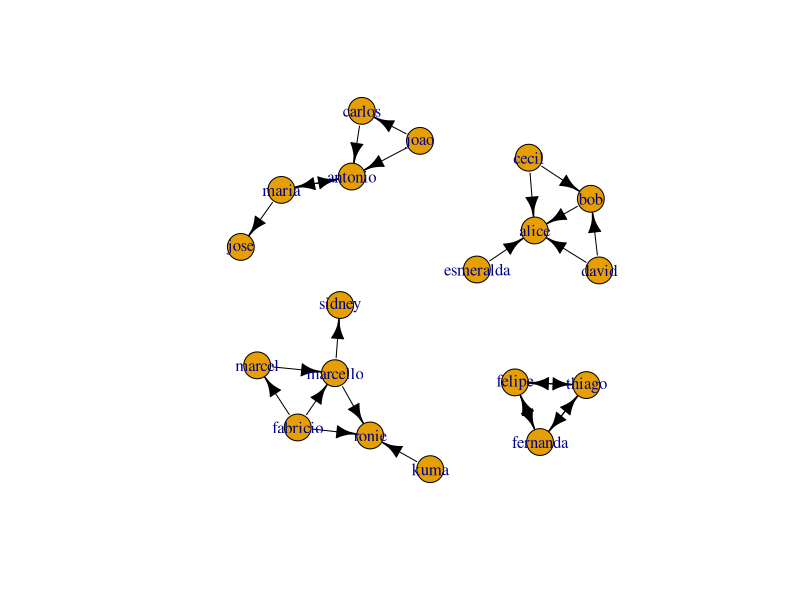
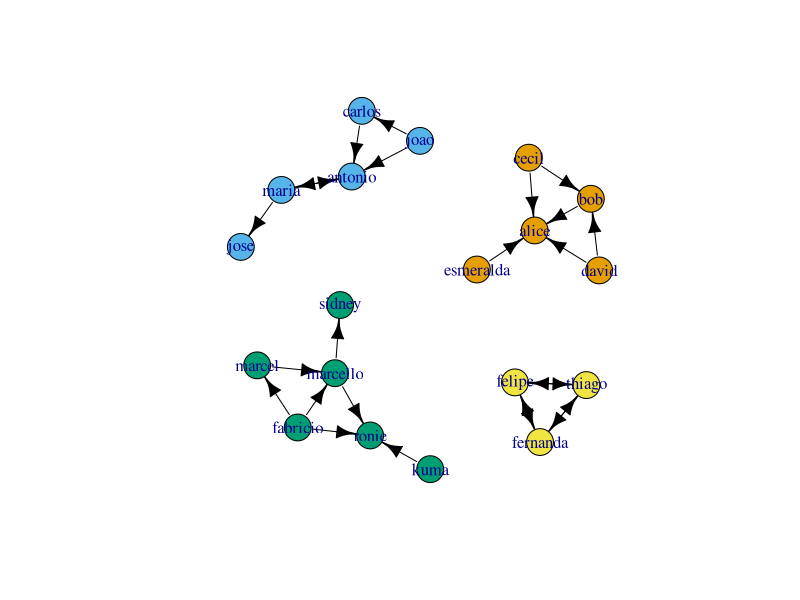
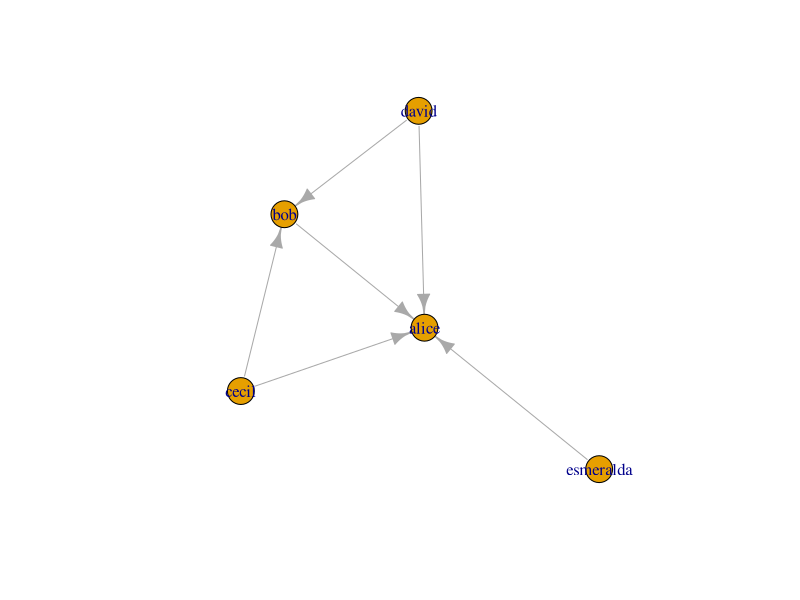

These figures' R source, in order: (Note: this script raises an error after producing the figures.)
## ---- chunk 1
library(igraph)
relacoes <- read.csv('../data//relacoes.csv', sep=';')
g <- graph.data.frame(relacoes, directed=TRUE)
## ---- chunk 2
plot(g, layout=layout.kamada.kawai, edge.width=E(g)$weight, edge.color="black")
## ---- chunk 3
cl <- clusters(g)
quantidade_clusters <- cl$no
quantidade_clusters
## ---- chunk 4
plot(g, layout=layout.kamada.kawai, 
     edge.width=E(g)$width, 
     edge.color="black", 
     vertex.color=cl$membership)
## ---- chunk 5
g_local <- induced.subgraph(g,V(g)[cl$membership==1])
plot(g_local)
## ---- chunk 6
vcount(g_local)
ecount(g_local)
is.connected(g_local)
## ---- chunk 7
diam <- diameter(g_local)
diam
nodes <- farthest.nodes(g_local)
nodes
V(g_local)[nodes[1]]
V(g_local)[nodes[2]]
## ---- chunk 8
degree(g_local, mode="in")
degree(g_local, mode="out")
degree(g_local, mode="all")
betweenness(g_local, directed=TRUE)
## ---- chunk 9
reciprocity(g_local)
## ---- chunk 10
authority.score(g_local)$vector
hub.score(g_local)$vector
page.rank(g_local)$vector
## ---- chunk 11
g_local <- induced.subgraph(g,V(g)[cl$membership==2])
plot(g_local)
## ---- chunk 12
vcount(g_local)
ecount(g_local)
is.connected(g_local)
## ---- chunk 13
diam <- diameter(g_local)
diam
nodes <- farthest.nodes(g_local)
nodes
V(g_local)[nodes[1]]
V(g_local)[nodes[2]]
## ---- chunk 14
degree(g_local, mode="in")
degree(g_local, mode="out")
degree(g_local, mode="all")
betweenness(g_local, directed=TRUE)
## ---- chunk 15
reciprocity(g_local)
## ---- chunk 16
authority.score(g_local)$vector
hub.score(g_local)$vector
page.rank(g_local)$vector
## ---- chunk 17
g_local <- induced.subgraph(g,V(g)[cl$membership==3])
plot(g_local)
## ---- chunk 18
vcount(g_local)
ecount(g_local)
is.connected(g_local)
## ---- chunk 19
diam <- diameter(g_local)
diam
nodes <- farthest.nodes(g_local)
nodes
V(g_local)[nodes[1]]
V(g_local)[nodes[2]]
## ---- chunk 20
degree(g_local, mode="in")
degree(g_local, mode="out")
degree(g_local, mode="all")
betweenness(g_local, directed=TRUE)
## ---- chunk 21
reciprocity(g_local)
## ---- chunk 22
authority.score(g_local)$vector
hub.score(g_local)$vector
page.rank(g_local)$vector
## ---- chunk 23
g_local <- induced.subgraph(g,V(g)[cl$membership==4])
plot(g_local)
## ---- chunk 24
vcount(g_local)
ecount(g_local)
is.connected(g_local)
## ---- chunk 25
diam <- diameter(g_local)
diam
nodes <- farthest.nodes(g_local)
nodes
V(g_local)[nodes[1]]
V(g_local)[nodes[2]]
## ---- chunk 26
degree(g_local, mode="in")
degree(g_local, mode="out")
degree(g_local, mode="all")
betweenness(g_local, directed=TRUE)
## ---- chunk 27
reciprocity(g_local)
## ---- chunk 28
authority.score(g_local)$vector
hub.score(g_local)$vector
page.rank(g_local)$vector
